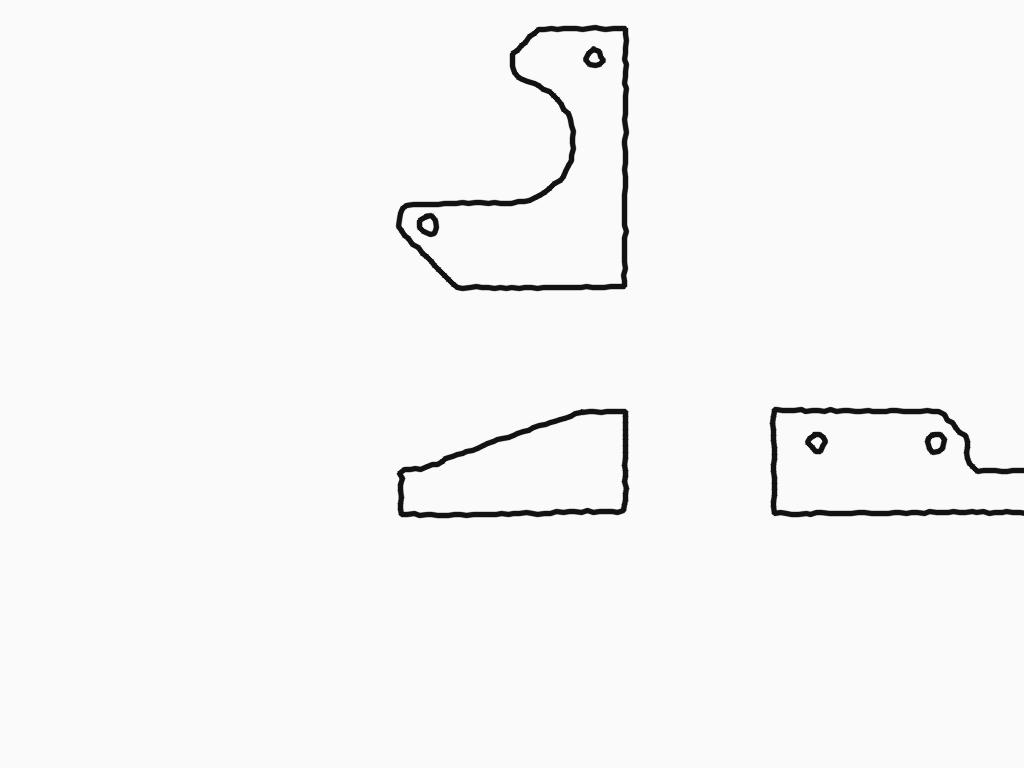
#> input picture benchmarks/cases/103_y_motor_holder/source/drawing.png, 1024 x 768 px
$ python probe1.py
#> lines starting #> are read from the running program, lines starting #| are printed output that depends on the picture; after the words box and inside, x2 and y2 are one past the last pixel; in counts of white or black regions, pixels touching at a corner belong together

import sys, numpy as np, cv2
sys.path.insert(0, "/tmp/doodle-brep-67")
img = cv2.imdecode(np.frombuffer(open("/tmp/doodle-brep-67/benchmarks/cases/103_y_motor_holder/source/drawing.png","rb").read(), np.uint8), cv2.IMREAD_COLOR)
#> img is the input picture: shape (768, 1024, 3); min 18, max 250, mean 246.1
h,w = img.shape[:2]
#> h = 768; w = 1024
gray = cv2.cvtColor(img, cv2.COLOR_BGR2GRAY)
blur = cv2.GaussianBlur(gray,(5,5),0)
binary = cv2.adaptiveThreshold(blur,255,cv2.ADAPTIVE_THRESH_GAUSSIAN_C,cv2.THRESH_BINARY_INV,31,9)
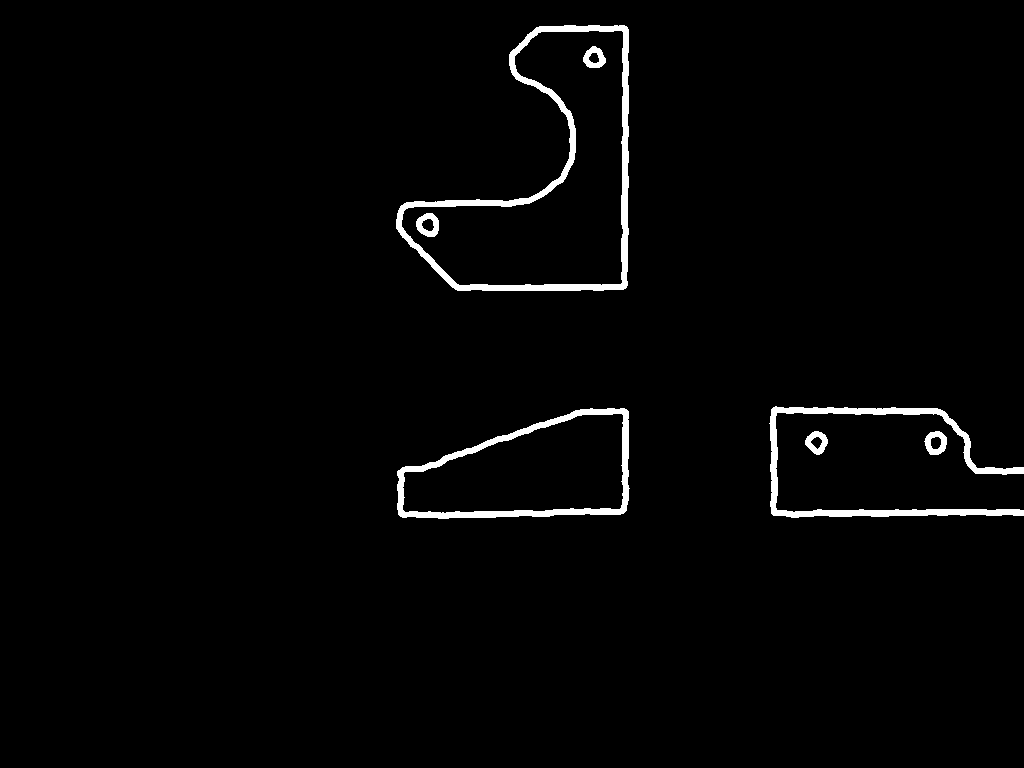
#> binary: shape (768, 1024); 1.9% white; 7 white regions, largest, box (x1, y1, x2, y2) and area: (396, 25, 629, 291) 6090, (769, 406, 1024, 518) 4073, (397, 408, 630, 519) 3742
binary = cv2.morphologyEx(binary, cv2.MORPH_OPEN, np.ones((2,2),np.uint8))
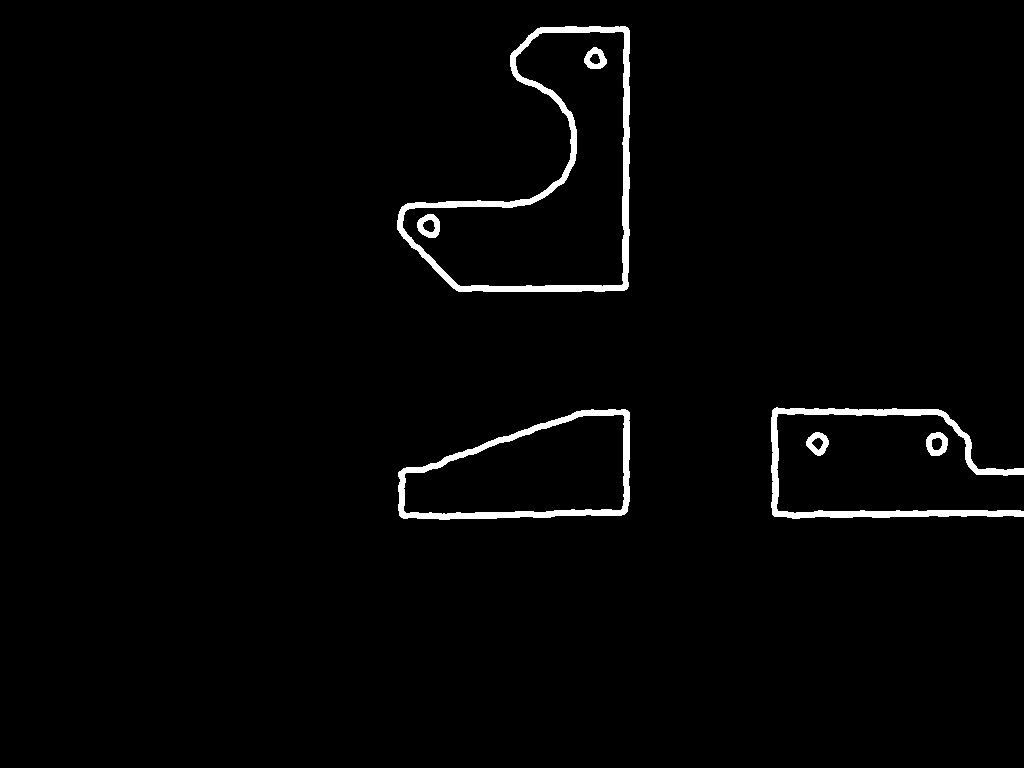
#> binary: shape (768, 1024); 1.9% white; 7 white regions
contours, hier = cv2.findContours(binary, cv2.RETR_TREE, cv2.CHAIN_APPROX_SIMPLE)
#> contours = 13 contours; largest, box (x1, y1, x2, y2) and area: (397, 26, 630, 292) 33302, (402, 31, 625, 287) 28138, (398, 409, 630, 520) 18790, (403, 414, 625, 515) 15636, (771, 407, 1024, 519) 3425
hz = hier[0]
#> hz = 13 rows, first 6: [2, -1, 1, -1], [-1, -1, -1, 0], [4, 0, 3, -1], [-1, -1, -1, 2], [6, 2, 5, -1], [-1, -1, -1, 4]
def depth(i):
    d=0;p=int(hz[i][3])
    while p>=0: d+=1;p=int(hz[p][3])
    return d
print("adaptive-threshold pipeline (geometry.py):")
for i,c in enumerate(contours):
    a=cv2.contourArea(c);x,y,bw,bh=cv2.boundingRect(c)
    print(f"i={i} parent={int(hz[i][3])} depth={depth(i)} area={a:.0f} bbox=({x},{y},{bw},{bh})")
#> this loop made 13 passes
#> (a, x, y, bw, bh) on passes 1 to 12: (393.5, 926, 432, 22, 24), (117.5, 931, 437, 12, 14), (359, 806, 432, 23, 24), (94.5, 811, 437, 13, 14), (18790.5, 398, 409, 232, 111), (15636.5, 403, 414, 222, 101), (3425, 771, 407, 253, 112), (33302, 397, 26, 233, 266), (28138, 402, 31, 223, 256), (403.5, 417, 214, 23, 24), (123, 422, 219, 14, 14), (342, 584, 47, 23, 22)
#| i=0 parent=-1 depth=0 area=394 bbox=(926,432,22,24)
#| i=1 parent=0 depth=1 area=118 bbox=(931,437,12,14)
#| i=2 parent=-1 depth=0 area=359 bbox=(806,432,23,24)
#| i=3 parent=2 depth=1 area=94 bbox=(811,437,13,14)
#| i=4 parent=-1 depth=0 area=18790 bbox=(398,409,232,111)
#| i=5 parent=4 depth=1 area=15636 bbox=(403,414,222,101)
#| i=6 parent=-1 depth=0 area=3425 bbox=(771,407,253,112)
#| i=7 parent=-1 depth=0 area=33302 bbox=(397,26,233,266)
#> (further printed lines are left out)
# also plain global threshold like evaluation uses
ink = cv2.threshold(gray,190,255,cv2.THRESH_BINARY_INV)[1]
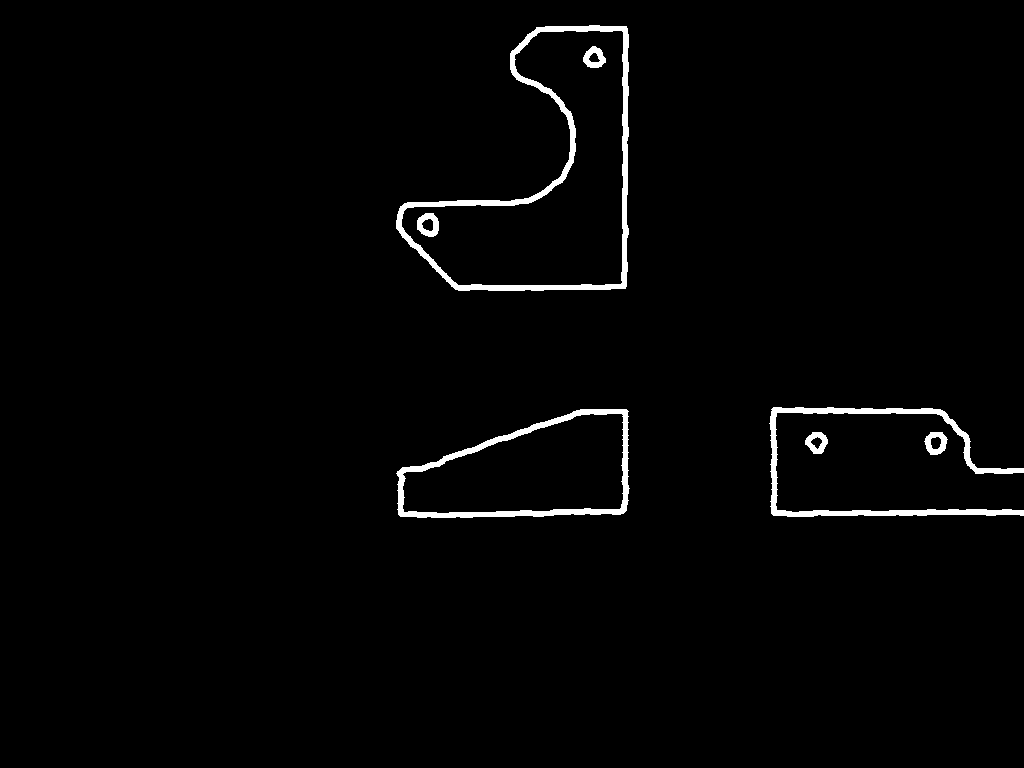
#> ink: shape (768, 1024); 1.7% white; 7 white regions, largest, box (x1, y1, x2, y2) and area: (396, 25, 629, 291) 5462, (769, 407, 1024, 517) 3606, (396, 409, 630, 518) 3434
ink = cv2.morphologyEx(ink, cv2.MORPH_CLOSE, np.ones((3,3),np.uint8))
#> ink: shape (768, 1024); 1.7% white; 7 white regions
contours2, hier2 = cv2.findContours(ink, cv2.RETR_TREE, cv2.CHAIN_APPROX_SIMPLE)
#> contours2 = 13 contours; largest, box (x1, y1, x2, y2) and area: (396, 25, 629, 291) 32958, (401, 30, 624, 286) 28428, (396, 409, 630, 518) 18614, (402, 413, 624, 514) 15764, (769, 407, 1024, 517) 2972
hz2=hier2[0]
#> hz2 has the same summary as hz
def depth2(i):
    d=0;p=int(hz2[i][3])
    while p>=0: d+=1;p=int(hz2[p][3])
    return d
print("fixed-threshold pipeline (evaluation crops):")
for i,c in enumerate(contours2):
    a=cv2.contourArea(c);x,y,bw,bh=cv2.boundingRect(c)
    print(f"i={i} parent={int(hz2[i][3])} depth={depth2(i)} area={a:.0f} bbox=({x},{y},{bw},{bh})")
#> this loop made 13 passes
#> (a, x, y, bw, bh) on passes 1 to 12: (382.5, 924, 432, 24, 23), (114.5, 930, 436, 12, 14), (340, 805, 432, 23, 22), (85, 811, 437, 12, 12), (18614, 396, 409, 234, 109), (15763.5, 402, 413, 222, 101), (2972.5, 769, 407, 255, 110), (32957.5, 396, 25, 233, 266), (28428, 401, 30, 223, 256), (392.5, 417, 213, 22, 24), (114.5, 422, 218, 12, 14), (333.5, 583, 46, 23, 22)
#| i=0 parent=-1 depth=0 area=382 bbox=(924,432,24,23)
#| i=1 parent=0 depth=1 area=114 bbox=(930,436,12,14)
#| i=2 parent=-1 depth=0 area=340 bbox=(805,432,23,22)
#| i=3 parent=2 depth=1 area=85 bbox=(811,437,12,12)
#| i=4 parent=-1 depth=0 area=18614 bbox=(396,409,234,109)
#| i=5 parent=4 depth=1 area=15764 bbox=(402,413,222,101)
#| i=6 parent=-1 depth=0 area=2972 bbox=(769,407,255,110)
#| i=7 parent=-1 depth=0 area=32958 bbox=(396,25,233,266)
#> (further printed lines are left out)
